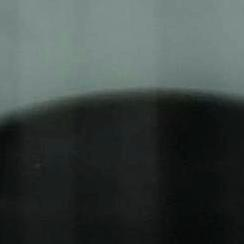
#> input picture WaTur-Water-Turbidity-Dataset-main/Formazine/4/0.jpg, 244 x 244 px, found by its file name
$ python probar_segmentacion.py
#> lines starting #> are read from the running program, lines starting #| are printed output that depends on the picture; after the words box and inside, x2 and y2 are one past the last pixel; in counts of white or black regions, pixels touching at a corner belong together
from pathlib import Path
import cv2
import numpy as np

# ==========================================
# 1. RUTA DEL DATASET
# ==========================================

base = Path(__file__).resolve().parents[1] / "WaTur-Water-Turbidity-Dataset-main" / "Formazine"

niveles = ["0", "0.5", "5", "10", "40"]

# ==========================================
# 2. IMÁGENES QUE VAMOS A PROBAR
# ==========================================

pruebas = [
    ("0", "0.jpg"),
    ("0.5", "0.jpg"),
    ("5", "0.jpg"),
    ("10", "1816.jpg"),
    ("40", "4.jpg")
]

# Margen entre la frontera detectada y la máscara
margen = 8

# ==========================================
# 3. AJUSTAR LA VISUALIZACIÓN
# ==========================================

def ajustar_a_pantalla(imagen, max_ancho=1200, max_alto=700):
    alto, ancho = imagen.shape[:2]

    escala = min(
        max_ancho / ancho,
        max_alto / alto
    )

    nuevo_ancho = max(1, int(ancho * escala))
    nuevo_alto = max(1, int(alto * escala))

    imagen_reducida = cv2.resize(
        imagen,
        (nuevo_ancho, nuevo_alto),
        interpolation=cv2.INTER_AREA if escala < 1 else cv2.INTER_LINEAR
    )

    return imagen_reducida

# ==========================================
# 4. DETECTAR LA FRONTERA
# ==========================================

def detectar_frontera(imagen):
    gris = cv2.cvtColor(imagen, cv2.COLOR_BGR2GRAY)

    # Promedio de intensidad de cada fila
    perfil = np.mean(gris, axis=1).astype(np.float32)

    # Suavizar el perfil para reducir pequeñas variaciones
    perfil_columna = perfil.reshape(-1, 1)

    perfil_suave = cv2.GaussianBlur(
        perfil_columna,
        (1, 9),
        0
    ).flatten()

    # Buscar el cambio más fuerte dentro de este intervalo
    inicio = 25
    fin = min(180, len(perfil_suave) - 1)

    diferencias = np.diff(perfil_suave[inicio:fin])

    posicion = np.argmin(diferencias)

    frontera = inicio + posicion

    return frontera

# ==========================================
# 5. PROCESAR Y MOSTRAR CADA IMAGEN
# ==========================================

if not base.exists():
    print("ERROR: No se encontró la carpeta del dataset.")
    print("Ruta revisada:")
    print(base)
    raise SystemExit

for nivel, nombre_archivo in pruebas:

    ruta = base / nivel / nombre_archivo

    if not ruta.exists():
        print(f"No se encontró: {ruta}")
        continue

    imagen = cv2.imread(str(ruta))
#> imagen is the input picture: shape (244, 244, 3); mean B, G, R 66.9, 69.1, 60.6

    if imagen is None:
        print(f"No se pudo leer: {ruta}")
        continue

    # Corregir orientación según el número del archivo
    numero = int(Path(nombre_archivo).stem)

    if numero % 2 == 1:
        imagen = cv2.flip(imagen, 0)

    alto, ancho = imagen.shape[:2]
#> alto = 244; ancho = 244

    # Detectar la frontera
    frontera = detectar_frontera(imagen)
#> in detectar_frontera, `perfil = np.mean(gris, axis=1).astype(np.float32)`: perfil = 244 values, max 134 at index 19, min 18.11 at index 235, mean 66.33
#> in detectar_frontera, `perfil_columna = perfil.reshape(-1, 1)`: perfil_columna has the same summary as perfil
#> in detectar_frontera, `perfil_suave = cv2.GaussianBlur( perfil_columna, (1, 9), 0 ).flatten()`: perfil_suave = 244 values, max 133.9 at index 19, min 18.16 at index 236, mean 66.33
#> in detectar_frontera, `fin = min(180, len(perfil_suave) - 1)`: fin = 180
#> in detectar_frontera, `diferencias = np.diff(perfil_suave[inicio:fin])`: diferencias = 154 values, max 0.0995 at index 112, min -4.63 at index 67, mean -0.718
#> in detectar_frontera, `posicion = np.argmin(diferencias)`: posicion = 67
#> in detectar_frontera, `frontera = inicio + posicion`: frontera = 92
#> frontera = 92

    # Definir el límite superior de la máscara
    limite = max(1, frontera - margen)
#> limite = 84

    # Crear máscara: blanco = región que conservamos
    mascara = np.zeros((alto, ancho), dtype=np.uint8)
    mascara[:limite, :] = 255

    # Crear superposición verde en la región conservada
    superpuesta = imagen.copy()

    capa_verde = np.zeros_like(imagen)
    capa_verde[:, :] = (0, 255, 0)

    region = mascara == 255

    superpuesta[region] = cv2.addWeighted(
        imagen[region],
        0.65,
        capa_verde[region],
        0.35,
        0
    )
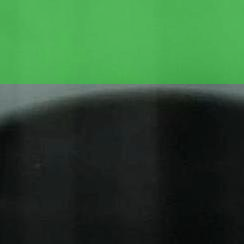
#> superpuesta: shape (244, 244, 3); mean B, G, R 50.8, 83.4, 46.2

    # Dibujar la frontera estimada en amarillo
    cv2.line(
        superpuesta,
        (0, frontera),
        (ancho - 1, frontera),
        (0, 255, 255),
        2
    )

    # Dibujar el límite de la máscara en azul
    cv2.line(
        superpuesta,
        (0, limite),
        (ancho - 1, limite),
        (255, 0, 0),
        2
    )
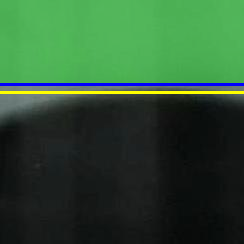
#> superpuesta: shape (244, 244, 3); mean B, G, R 51.5, 83.6, 47.1

    # Convertir máscara a BGR para mostrarla junto a las otras
    mascara_color = cv2.cvtColor(
        mascara,
        cv2.COLOR_GRAY2BGR
    )
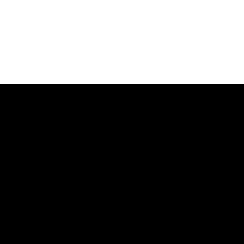
#> mascara_color: shape (244, 244, 3); 34.4% white; 1 white region, box (x1, y1, x2, y2) and area: (0, 0, 244, 84) 20496

    # Añadir títulos a cada panel
    cv2.putText(
        imagen,
        f"{nivel} NTU - Original",
        (5, 18),
        cv2.FONT_HERSHEY_SIMPLEX,
        0.45,
        (255, 255, 255),
        1
    )
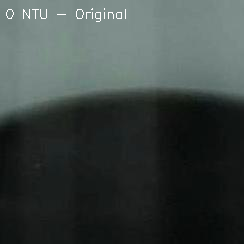
#> imagen: shape (244, 244, 3); 0.38% of pixels changed, all inside (x1, y1, x2, y2) = (6, 8, 126, 22)

    cv2.putText(
        mascara_color,
        f"Limite: {limite}",
        (5, 18),
        cv2.FONT_HERSHEY_SIMPLEX,
        0.45,
        (0, 0, 0),
        1
    )
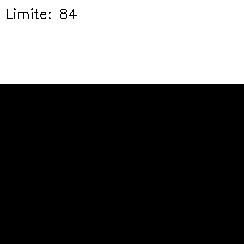
#> mascara_color: shape (244, 244, 3); 34.2% white; 2 white regions (1 under 20 px), largest, box (x1, y1, x2, y2) and area: (0, 0, 244, 84) 20334

    cv2.putText(
        superpuesta,
        "Superposicion",
        (5, 18),
        cv2.FONT_HERSHEY_SIMPLEX,
        0.45,
        (255, 255, 255),
        1
    )
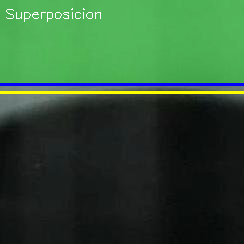
#> superpuesta: shape (244, 244, 3); 0.39% of pixels changed, all inside (x1, y1, x2, y2) = (6, 8, 101, 22)

    # Unir los tres paneles horizontalmente
    comparacion = np.hstack((
        imagen,
        mascara_color,
        superpuesta
    ))
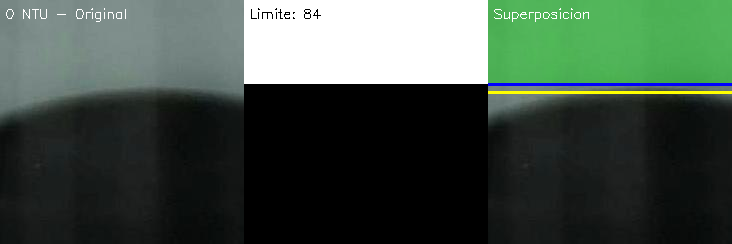
#> comparacion: shape (244, 732, 3); mean B, G, R 68.8, 80.2, 65.3

    # Calcular porcentaje conservado
    pixeles_validos = cv2.countNonZero(mascara)
    total_pixeles = alto * ancho
#> total_pixeles = 59536

    porcentaje = (
        pixeles_validos / total_pixeles
    ) * 100
#> porcentaje = 34.43

    # Mostrar resultados
    print("-----------------------------------")
    print(f"Nivel: {nivel} NTU")
    print(f"Archivo: {nombre_archivo}")
    print(f"Frontera estimada: {frontera}")
#| Frontera estimada: 92
    print(f"Limite de mascara: {limite}")
#| Limite de mascara: 84
    print(f"Area conservada: {porcentaje:.2f}%")
#| Area conservada: 34.43%

    # Ajustar la comparación al tamaño de pantalla
    comparacion = ajustar_a_pantalla(comparacion)

    ventana = f"Prueba de mascara - {nivel} NTU"

    cv2.namedWindow(ventana, cv2.WINDOW_NORMAL)
    cv2.resizeWindow(
        ventana,
        comparacion.shape[1],
        comparacion.shape[0]
    )

    cv2.imshow(ventana, comparacion)

    print("Presiona una tecla para continuar...")
    cv2.waitKey(0)
    cv2.destroyAllWindows()

print("Pruebas finalizadas.")
